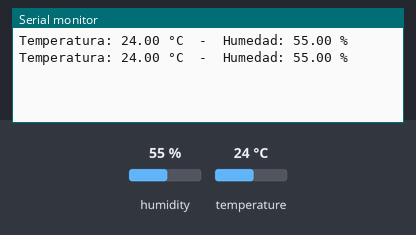
The sketch below on a simulated Arduino Uno, built with avr-gcc and run on an emulated ATmega328P. Shown: the last lines printed to the serial monitor. The inputs (shaded band) are chosen by the test bench; at power-on: humidity 55 %, temperature 24 °C.

Above: at 2.8 s.
2.9 s: humidity set to 22 %
At 4.6 s:
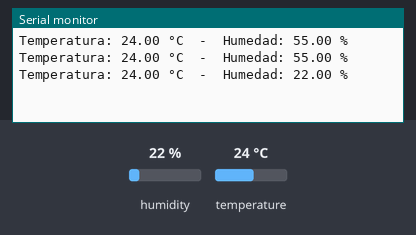
5.6 s: temperature set to 12 °C
At 6.4 s:
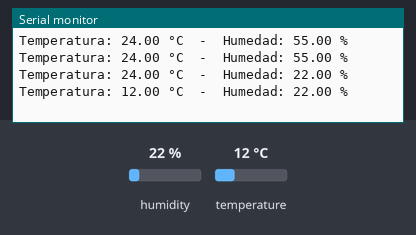
8.3 s: humidity set to 40 %
At 11.1 s:
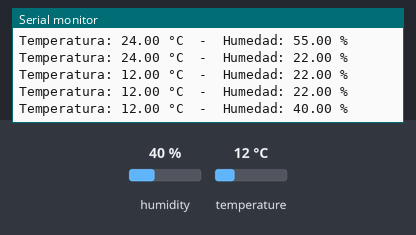
Timing chart, 0 to 12.6 s (numbered marks = the images above; inputs shaded):
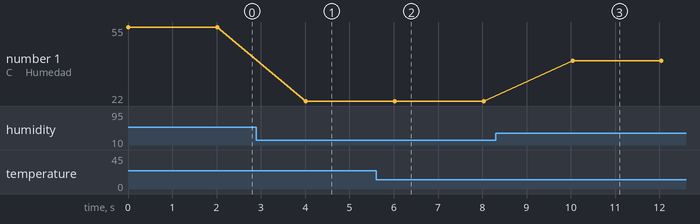

Measured:
- after the input at 2.9 s, the serial monitor: prints a new line after 1.1 s (image 1)
- after the input at 5.6 s, the serial monitor: prints a new line after 0.42 s (image 2)
- after the input at 8.3 s, the serial monitor: prints a new line after 1.7 s (image 3)
- plotted number 1: 55 → 22 after the input at 2.9 s, 22 → 40 after the input at 8.3 s

The sketch:

Codigo_DHT22.ino
```cpp
#include "DHT.h"

#define SENSOR 2     // Pin DATA del DHT22 conectado al pin digital 2

DHT dht(SENSOR, DHT22); // Inicialización del objeto DHT22

float TEMPERATURA;
float HUMEDAD;

void setup() {
  Serial.begin(9600);
  dht.begin(); // Inicialización del sensor
}

void loop() {
  TEMPERATURA = dht.readTemperature();
  HUMEDAD = dht.readHumidity();

  // Verificar si la lectura falló
  if (isnan(TEMPERATURA) || isnan(HUMEDAD)) {
    Serial.println("Error al leer el sensor DHT22");
    delay(2000);
    return;
  }

  Serial.print("Temperatura: ");
  Serial.print(TEMPERATURA);
  Serial.print(" °C  -  Humedad: ");
  Serial.print(HUMEDAD);
  Serial.println(" %");

  delay(2000); // El DHT22 requiere 2 segundos entre lecturas
}
```
